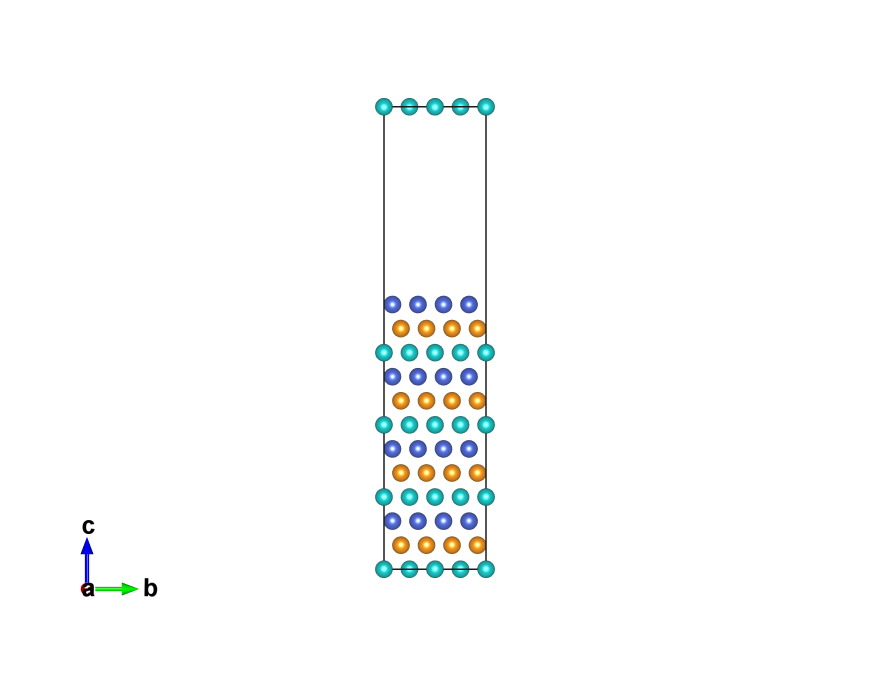
#> input picture vesta-bridge/examples/fe-figure/out-slab-side4.png, 1740 x 1352 px (shown at 1/2 size)
$ python compose.py --left fe-figure/out-slab-side4.png --right fe-figure/out-slab-side4.png --out out.png
#> lines starting #> are read from the running program, lines starting #| are printed output that depends on the picture
"""Side-by-side comparison helper.

The example figures are reproductions of figures from published theses; those
original figures are copyrighted and are **not** included in this repository.
If you have your own reference image, use this script to put it next to a
render produced by the VESTA bridge.

Usage:
    python compose.py --left reference.png --right out-slab-side4.png --out comparison.png
"""

import argparse

from PIL import Image, ImageDraw, ImageFont


def load(path, height):
#> called with path = 'fe-figure/out-slab-side4.png', height = 900
    image = Image.open(path).convert("RGB")
#> image is the input picture: PIL image 1740x1352 RGB; mean R, G, B 250.5, 251.6, 251.5
    width = int(image.width * height / image.height)
#> width = 1158
    return image.resize((width, height), Image.LANCZOS)


def main() -> None:
    parser = argparse.ArgumentParser(description="Compose two images side by side")
    parser.add_argument("--left", required=True, help="left image (e.g. your reference figure)")
    parser.add_argument("--right", required=True, help="right image (e.g. a VESTA render)")
    parser.add_argument("--out", required=True, help="output PNG")
    parser.add_argument("--left-label", default="reference")
    parser.add_argument("--right-label", default="VESTA render")
    parser.add_argument("--height", type=int, default=900, help="panel height in pixels")
    args = parser.parse_args()

    left = load(args.left, args.height)
    right = load(args.right, args.height)

    pad = 24
    head = 36
    width = left.width + right.width + pad * 3
#> width = 2388
    canvas = Image.new("RGB", (width, args.height + head + pad), "white")
#> canvas: PIL image 2388x960 RGB; every value is 255
    draw = ImageDraw.Draw(canvas)
    try:
        font = ImageFont.truetype("C:/Windows/Fonts/msyh.ttc", 20)
    except OSError:
        font = ImageFont.load_default()

    draw.text((pad, 8), args.left_label, fill="black", font=font)
    draw.text((pad * 2 + left.width, 8), args.right_label, fill="black", font=font)
    canvas.paste(left, (pad, head))
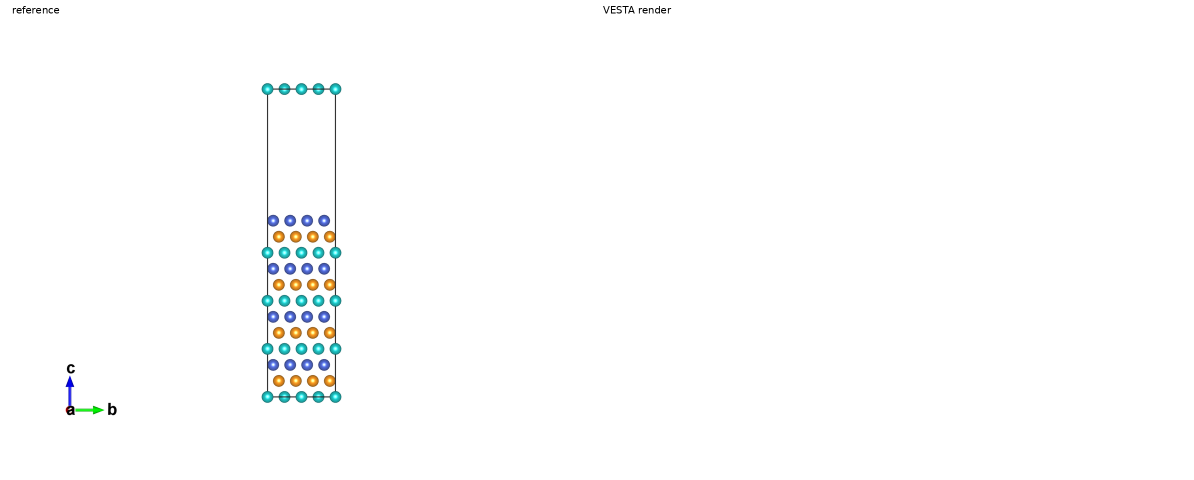
#> canvas: PIL image 2388x960 RGB (shown at 1/2 size); mean R, G, B 252.8, 253.3, 253.3
    canvas.paste(right, (pad * 2 + left.width, head))
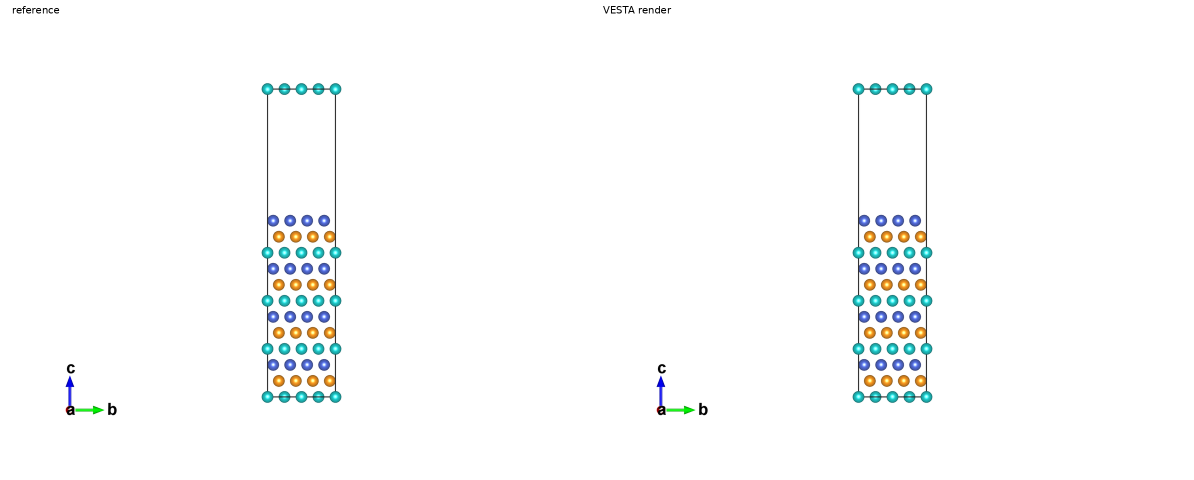
#> canvas: PIL image 2388x960 RGB (shown at 1/2 size); mean R, G, B 250.8, 251.7, 251.7
    canvas.save(args.out)
    print(f"saved {args.out}")


if __name__ == "__main__":
    main()

$ run again, with vesta-bridge/examples/fe-figure/out-slab-side2.png copied over vesta-bridge/examples/fe-figure/out-slab-side4.png
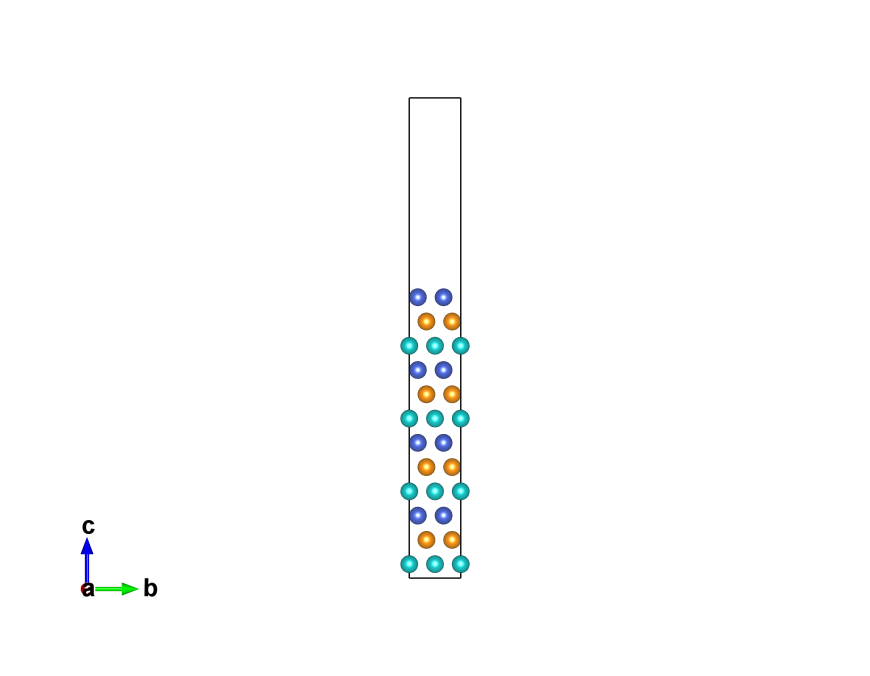
#> input picture vesta-bridge/examples/fe-figure/out-slab-side2.png, 1740 x 1352 px (shown at 1/2 size)
#> in load, image is the input picture: PIL image 1740x1352 RGB; mean R, G, B 252.3, 252.9, 252.8
#> in main, `canvas.paste(left, (pad, head))`:
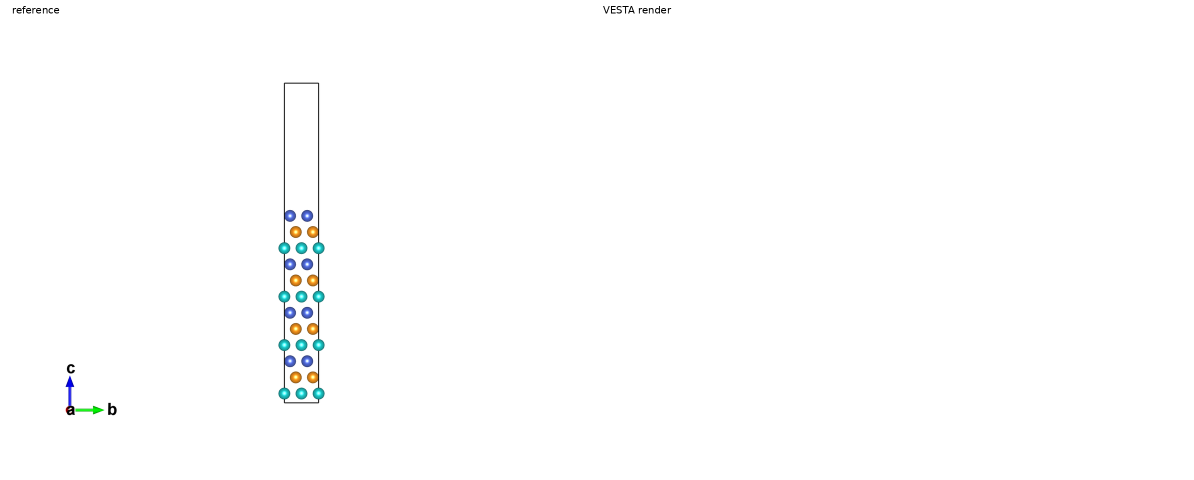
#> canvas: PIL image 2388x960 RGB (shown at 1/2 size); mean R, G, B 253.6, 253.9, 253.9
